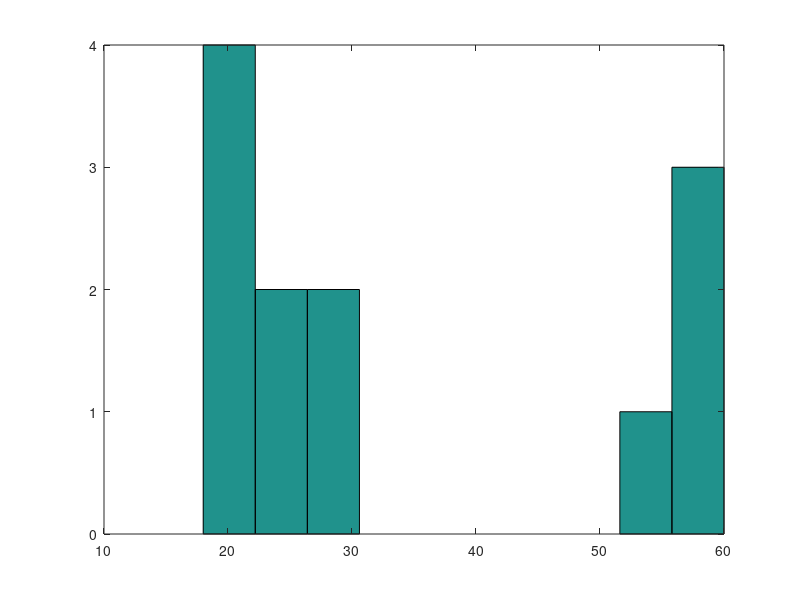

The MATLAB source for this figure: (Note: this script raises an error after producing the figure.)
qo = 1:4;
qa = 7:9;
ql = 13:14;

iterations = 10000;

v_age = [21 24 24 19 55 18 20 60 49 60 29 29 60 45]; % all participants
participants = [1 2 3 4 5 6 7 8 10 11 12 13]; % participants that I was able to get the questionnaire data from

v_participants = v_age(participants); % ages of participants that had the questionnaire data available

hist(v_participants, 10); % plot age

% get from questionnaires
addpath('getData\'); addpath('statistics\');
[statArray, dynArray] = get_questionnaire_data();

